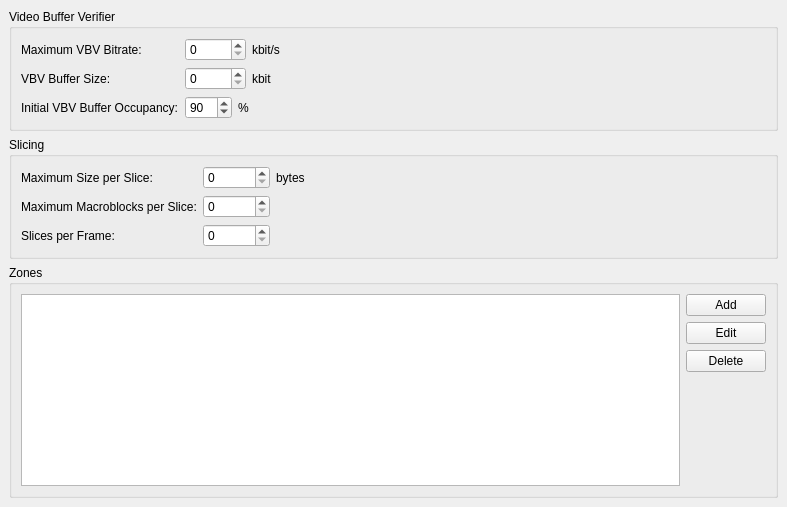
     <widget class="QWidget" name="tab_7" >
      <attribute name="title" >
       <string>Advanced</string>
      </attribute>
      <layout class="QVBoxLayout" >
       <property name="margin" >
        <number>9</number>
       </property>
       <property name="spacing" >
        <number>6</number>
       </property>
       <item>
        <widget class="QGroupBox" name="groupBox" >
         <property name="sizePolicy" >
          <sizepolicy>
           <hsizetype>5</hsizetype>
           <vsizetype>5</vsizetype>
           <horstretch>0</horstretch>
           <verstretch>0</verstretch>
          </sizepolicy>
         </property>
         <property name="title" >
          <string>Video Buffer Verifier</string>
         </property>
         <layout class="QVBoxLayout" >
          <property name="margin" >
           <number>9</number>
          </property>
          <property name="spacing" >
           <number>6</number>
          </property>
          <item>
           <layout class="QGridLayout" >
            <property name="margin" >
             <number>0</number>
            </property>
            <property name="spacing" >
             <number>6</number>
            </property>
            <item row="0" column="0" >
             <widget class="QLabel" name="label_9" >
              <property name="text" >
               <string>Maximum VBV Bitrate:</string>
              </property>
             </widget>
            </item>
            <item row="2" column="0" >
             <widget class="QLabel" name="label_14" >
              <property name="text" >
               <string>Initial VBV Buffer Occupancy:</string>
              </property>
             </widget>
            </item>
            <item row="1" column="1" >
             <layout class="QHBoxLayout" >
              <property name="margin" >
               <number>0</number>
              </property>
              <property name="spacing" >
               <number>6</number>
              </property>
              <item>
               <widget class="QSpinBox" name="vbvBufferSizeSpinBox" >
                <property name="maximum" >
                 <number>99999</number>
                </property>
               </widget>
              </item>
              <item>
               <widget class="QLabel" name="label_12" >
                <property name="text" >
                 <string>kbit</string>
                </property>
               </widget>
              </item>
              <item>
               <spacer>
                <property name="orientation" >
                 <enum>Qt::Horizontal</enum>
                </property>
                <property name="sizeHint" >
                 <size>
                  <width>40</width>
                  <height>20</height>
                 </size>
                </property>
               </spacer>
              </item>
             </layout>
            </item>
            <item row="2" column="1" >
             <layout class="QHBoxLayout" >
              <property name="margin" >
               <number>0</number>
              </property>
              <property name="spacing" >
               <number>6</number>
              </property>
              <item>
               <widget class="QSpinBox" name="vbvBufferOccupancySpinBox" >
                <property name="maximum" >
                 <number>100</number>
                </property>
                <property name="value" >
                 <number>90</number>
                </property>
               </widget>
              </item>
              <item>
               <widget class="QLabel" name="label_13" >
                <property name="text" >
                 <string>%</string>
                </property>
               </widget>
              </item>
              <item>
               <spacer>
                <property name="orientation" >
                 <enum>Qt::Horizontal</enum>
                </property>
                <property name="sizeHint" >
                 <size>
                  <width>40</width>
                  <height>20</height>
                 </size>
                </property>
               </spacer>
              </item>
             </layout>
            </item>
            <item row="0" column="1" >
             <layout class="QHBoxLayout" >
              <property name="margin" >
               <number>0</number>
              </property>
              <property name="spacing" >
               <number>6</number>
              </property>
              <item>
               <widget class="QSpinBox" name="vbvMaxBitrateSpinBox" >
                <property name="maximum" >
                 <number>99999</number>
                </property>
               </widget>
              </item>
              <item>
               <widget class="QLabel" name="label_10" >
                <property name="text" >
                 <string>kbit/s</string>
                </property>
               </widget>
              </item>
              <item>
               <spacer>
                <property name="orientation" >
                 <enum>Qt::Horizontal</enum>
                </property>
                <property name="sizeHint" >
                 <size>
                  <width>40</width>
                  <height>20</height>
                 </size>
                </property>
               </spacer>
              </item>
             </layout>
            </item>
            <item row="1" column="0" >
             <widget class="QLabel" name="label_11" >
              <property name="text" >
               <string>VBV Buffer Size:</string>
              </property>
             </widget>
            </item>
           </layout>
          </item>
         </layout>
        </widget>
       </item>
       <item>
        <widget class="QGroupBox" name="slicingGroupBox" >
         <property name="title" >
          <string>Slicing</string>
         </property>
         <layout class="QGridLayout" >
          <property name="margin" >
           <number>9</number>
          </property>
          <property name="spacing" >
           <number>6</number>
          </property>
          <item row="2" column="0" >
           <widget class="QLabel" name="label_25" >
            <property name="text" >
             <string>Slices per Frame:</string>
            </property>
           </widget>
          </item>
          <item row="0" column="0" >
           <widget class="QLabel" name="label_23" >
            <property name="text" >
             <string>Maximum Size per Slice:</string>
            </property>
           </widget>
          </item>
          <item row="0" column="1" colspan="2" >
           <layout class="QHBoxLayout" >
            <property name="margin" >
             <number>0</number>
            </property>
            <property name="spacing" >
             <number>6</number>
            </property>
            <item>
             <widget class="QSpinBox" name="maxSliceSizeSpinBox" >
              <property name="maximum" >
               <number>2147483647</number>
              </property>
             </widget>
            </item>
            <item>
             <widget class="QLabel" name="label_32" >
              <property name="text" >
               <string>bytes</string>
              </property>
             </widget>
            </item>
            <item>
             <spacer>
              <property name="orientation" >
               <enum>Qt::Horizontal</enum>
              </property>
              <property name="sizeHint" >
               <size>
                <width>461</width>
                <height>16</height>
               </size>
              </property>
             </spacer>
            </item>
           </layout>
          </item>
          <item row="1" column="0" >
           <widget class="QLabel" name="label_24" >
            <property name="text" >
             <string>Maximum Macroblocks per Slice:</string>
            </property>
           </widget>
          </item>
          <item row="1" column="1" >
           <layout class="QHBoxLayout" >
            <property name="margin" >
             <number>0</number>
            </property>
            <property name="spacing" >
             <number>6</number>
            </property>
            <item>
             <widget class="QSpinBox" name="maxSliceMbSpinBox" >
              <property name="maximum" >
               <number>2147483647</number>
              </property>
             </widget>
            </item>
            <item>
             <spacer>
              <property name="orientation" >
               <enum>Qt::Horizontal</enum>
              </property>
              <property name="sizeHint" >
               <size>
                <width>40</width>
                <height>20</height>
               </size>
              </property>
             </spacer>
            </item>
           </layout>
          </item>
          <item row="2" column="1" >
           <layout class="QHBoxLayout" >
            <property name="margin" >
             <number>0</number>
            </property>
            <property name="spacing" >
             <number>6</number>
            </property>
            <item>
             <widget class="QSpinBox" name="slicesPerFrameSpinBox" >
              <property name="maximum" >
               <number>2147483647</number>
              </property>
             </widget>
            </item>
            <item>
             <spacer>
              <property name="orientation" >
               <enum>Qt::Horizontal</enum>
              </property>
              <property name="sizeHint" >
               <size>
                <width>40</width>
                <height>20</height>
               </size>
              </property>
             </spacer>
            </item>
           </layout>
          </item>
         </layout>
        </widget>
       </item>
       <item>
        <widget class="QGroupBox" name="groupBox_21" >
         <property name="title" >
          <string>Zones</string>
         </property>
         <layout class="QVBoxLayout" >
          <property name="margin" >
           <number>9</number>
          </property>
          <property name="spacing" >
           <number>6</number>
          </property>
          <item>
           <layout class="QHBoxLayout" >
            <property name="margin" >
             <number>0</number>
            </property>
            <property name="spacing" >
             <number>6</number>
            </property>
            <item>
             <widget class="QTableView" name="zoneTableView" >
              <property name="selectionMode" >
               <enum>QAbstractItemView::SingleSelection</enum>
              </property>
              <property name="selectionBehavior" >
               <enum>QAbstractItemView::SelectRows</enum>
              </property>
             </widget>
            </item>
            <item>
             <layout class="QVBoxLayout" >
              <property name="margin" >
               <number>0</number>
              </property>
              <property name="spacing" >
               <number>6</number>
              </property>
              <item>
               <widget class="QPushButton" name="zoneAddButton" >
                <property name="text" >
                 <string>Add</string>
                </property>
               </widget>
              </item>
              <item>
               <widget class="QPushButton" name="zoneEditButton" >
                <property name="text" >
                 <string>Edit</string>
                </property>
               </widget>
              </item>
              <item>
               <widget class="QPushButton" name="zoneDeleteButton" >
                <property name="text" >
                 <string>Delete</string>
                </property>
               </widget>
              </item>
              <item>
               <spacer>
                <property name="orientation" >
                 <enum>Qt::Vertical</enum>
                </property>
                <property name="sizeHint" >
                 <size>
                  <width>20</width>
                  <height>40</height>
                 </size>
                </property>
               </spacer>
              </item>
             </layout>
            </item>
           </layout>
          </item>
         </layout>
        </widget>
       </item>
      </layout>
     </widget>
